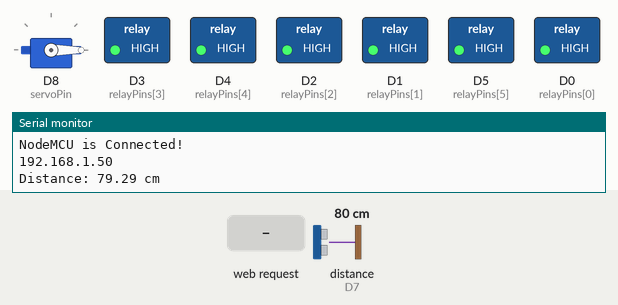
This sketch was run on a simulated ESP8266 (NodeMCU). Parts: servo, switched loads named in the sketch (green lamp = pin HIGH), the last lines printed to the serial monitor. Wiring (inferred from the names in the program): ultrasonic range finder: trigger D6; echo D7. The test bench sets the inputs (shaded band); at power-on: distance to the obstacle (sensor on D7) 80 cm. The echo pulse lasts 58.3 µs per cm; WiFi joins after 1.5 s; servers stay silent unless stated; pins used as bus, display or sensor lines are not drawn.

Above: at 3.2 s.
3.3 s: HTTP request GET /switch_on_the_living_room_light received
At 5.2 s:
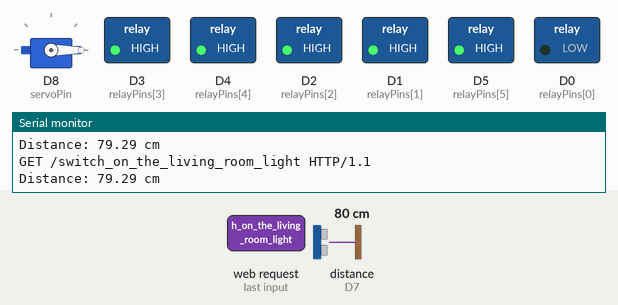
5.5 s: distance to the obstacle (sensor on D7) set to 17 cm
7.2 s: distance to the obstacle (sensor on D7) set to 14 cm
At 8.9 s:
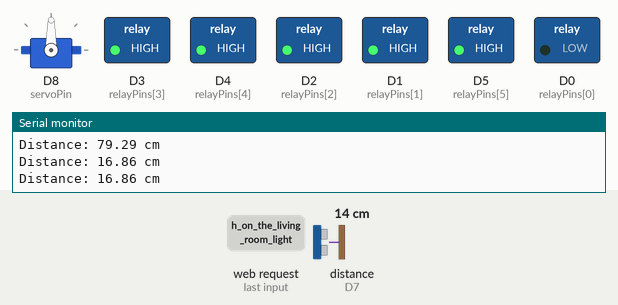
9.5 s: HTTP request GET /switch_off_the_living_room_light received
At 10.6 s:
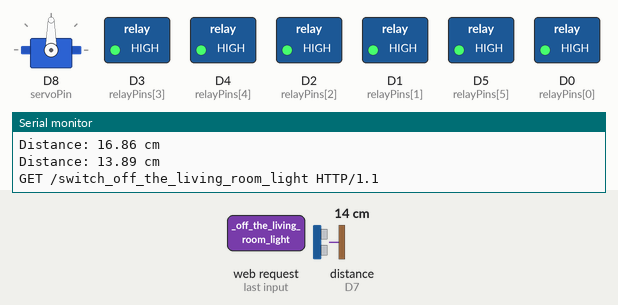
11.5 s: HTTP request GET /switch_on_the_living_room_fan received
At 13.2 s:
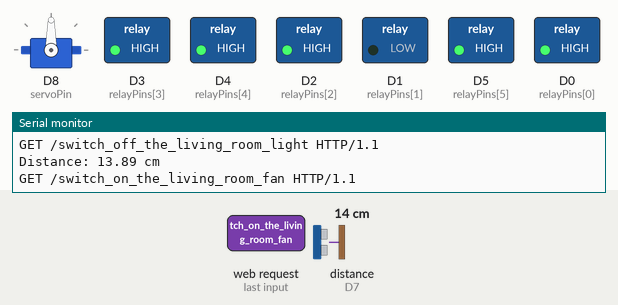
13.5 s: HTTP request GET /switch_on_the_bedroom_light received
At 15.1 s:
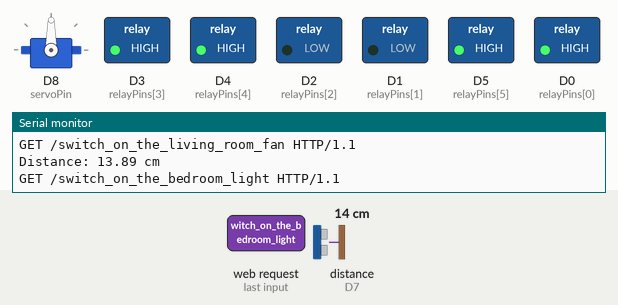
Timing chart, 0 to 16.5 s (numbered marks = the images above; inputs shaded):
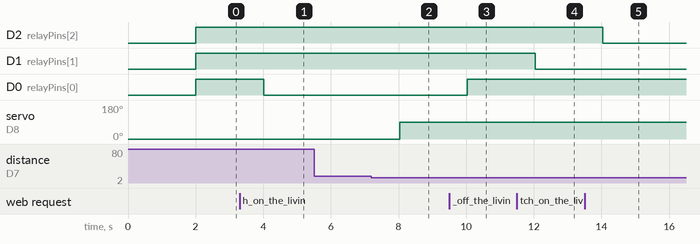

The sketch:

merged.ino
```cpp
#include <ESP8266WiFi.h>
#include <Servo.h>
WiFiClient client;
WiFiServer server(80);
Servo myservo;
const int relayPins[] = {D0, D1, D2, D3, D4, D5};
int trigPin = D6;
int echoPin = D7;
int servoPin = D8;
void setup()
{
  Serial.begin(9600);
  WiFi.begin("Radha rani ki jai" , "Rachit1234");
  while(WiFi.status() != WL_CONNECTED)
  {
    Serial.print(".........");
    delay(2000);
  }
  Serial.println();
  Serial.println("NodeMCU is Connected!");
  Serial.println(WiFi.localIP());
  server.begin();
  for (int i = 0; i < 6; i++)
  {
    pinMode(relayPins[i], OUTPUT);
    digitalWrite(relayPins[i], HIGH);
  }
  pinMode(trigPin, OUTPUT);
  pinMode(echoPin, INPUT);
  myservo.attach(servoPin);
  myservo.write(0);
}
void loop()
{
  client = server.available();
  if (client == 1)
  {
    String request = client.readStringUntil('\n');
    Serial.println(request);
    request.trim();
    if(request == "GET /switch_on_the_living_room_light HTTP/1.1")
    {
      digitalWrite(relayPins[0], LOW);
    }
    if(request == "GET /switch_off_the_living_room_light HTTP/1.1")
    {
      digitalWrite(relayPins[0], HIGH);
    }
    if(request == "GET /switch_on_the_living_room_fan HTTP/1.1")
    {
      digitalWrite(relayPins[1], LOW);
    }
    if(request == "GET /switch_off_the_living_room_fan HTTP/1.1")
    {
      digitalWrite(relayPins[1], HIGH);
    }
    if(request == "GET /switch_on_the_bedroom_light HTTP/1.1")
    {
      digitalWrite(relayPins[2], LOW);
    }
    if(request == "GET /switch_off_the_bedroom_light HTTP/1.1")
    {
      digitalWrite(relayPins[2], HIGH);
    }
    if(request == "GET /switch_on_the_bedroom_fan HTTP/1.1")
    {
      digitalWrite(relayPins[3], LOW);
    }
    if(request == "GET /switch_off_the_bedroom_fan HTTP/1.1")
    {
      digitalWrite(relayPins[3], HIGH);
    }
    if(request == "GET /switch_on_the_kitchen_light HTTP/1.1")
    {
      digitalWrite(relayPins[4], LOW);
    }
    if(request == "GET /switch_off_the_kitchen_light HTTP/1.1")
    {
      digitalWrite(relayPins[4], HIGH);
    }
    if(request == "GET /switch_on_the_bathroom_light HTTP/1.1")
    {
      digitalWrite(relayPins[5], LOW);
    }
    if(request == "GET /switch_off_the_bathroom_light HTTP/1.1")
    {
      digitalWrite(relayPins[5], HIGH);
    }
  }
  digitalWrite(trigPin, LOW);
  delayMicroseconds(2);
  digitalWrite(trigPin, HIGH);
  delayMicroseconds(10);
  digitalWrite(trigPin, LOW);
  long duration = pulseIn(echoPin, HIGH);
  float distance = duration * 0.034 / 2;
  if (distance<15)
  {
    myservo.write(90);
    delay(2000);
  }
  else
  {
    myservo.write(0);
    delay(1000);
  }
  Serial.print("Distance: ");
  Serial.print(distance);
  Serial.println(" cm");
  client.println("HTTP/1.1 200 OK");
  client.println("Content-Type: text/html");
  client.println("");
  client.println("<!DOCTYPE html>");
  client.println("<html>");
  client.println("    <head>");
  client.println("        <link rel='preconnect' href='https://fonts.googleapis.com'>");
  client.println("        <link rel='preconnect' href='https://fonts.gstatic.com' crossorigin>");
  client.println("        <link href='https://fonts.googleapis.com/css2?family=Poppins:wght@500&display=swap' rel='stylesheet'>");
  client.println("        <style>");
  client.println("            body{margin: 0;padding: 0;font-family: 'Poppins', sans-serif;background-color: rgb(14, 16, 79);}");
  client.println("            header{background-color: rgb(0, 0, 0);color: white;text-align: center;padding: 20px;}");
  client.println("            #iotButton{background-color: transparent;color: white;border: none;cursor: pointer;font-size: 16px;}");
  client.println("            #dropdownMenu{display: none;position: absolute;background-color: black;min-width: 160px;box-shadow: 0 8px 16px rgba(0, 0, 0, 0.2);z-index: 1;}");
  client.println("            #dropdownMenu a {color: white;padding: 12px 16px;text-decoration: none;display: block;}");
  client.println("            #dropdownMenu a:hover {background-color: #555;}");
  client.println("            #imageSection {width: 100%;height: 50vh;overflow: hidden;}");
  client.println("            #imageSection img {width: 100%;height: 100%;object-fit: cover;}");
  client.println("            #mainContent {width: 50%;margin: 0 auto;padding: 20px;}");
  client.println("            .toggle-container {display: flex;align-items: center;}");
  client.println("            .toggle-label h1 {margin-right: 20px;color: rgb(0, 255, 174);}");
  client.println("            .toggle-switch {position: relative;display: inline-block;width: 60px;height: 30px;}");
  client.println("            .toggle-slider {position: absolute;cursor: pointer;top: 0;left: 0;right: 0;bottom: 0;background-color: #ccc;border-radius: 30px;transition: .4s;}");
  client.println("            .toggle-slider:before {position: absolute;content: '';height: 26px;width: 26px;left: 2px;bottom: 2px;background-color: white;border-radius: 50%;transition: .4s;}");
  client.println("            .toggle-input {display: none;}");
  client.println("            .toggle-input:checked+.toggle-slider {background-color: #2196F3;}");
  client.println("            .toggle-input:checked+.toggle-slider:before {transform: translateX(30px);}");
  client.println("            .option-button {margin-bottom: 10px;padding: 12px 20px;font-size: 18px;border-radius: 15px;}");
  client.println("            #statusMessage {margin-top: 20px;font-size: 18px;text-align: center;}");
  client.println("            #statusMessage.on {color: blue;}");
  client.println("            #statusMessage.off {color: red;}");
  client.println("            #textMessage {position: absolute;bottom: 20px;right: 20px;font-size: 24px;color: rgb(83, 242, 242);}");
  client.println("            #initialMessage {position: absolute;bottom: -30px;right: 14px;font-size: 38px;color: rgb(0, 255, 174);animation: fadeIn 2s;padding-bottom: 220px;}");
  client.println("            #ledStatus, #fanStatus {margin-top: 10px;font-size: 16px;color: white;}");
  client.println("            @keyframes fadeIn {from {opacity: 0;}to {opacity: 1;}}");
  client.println("        </style>");
  client.println("    </head>");
  client.println("    <body>");
  client.println("        <header>");
  client.println("            <div><h2>Sri Radhe Shyam</h2></div>");
  client.println("            <div><h3>Welcome to Sri Ji's Smart Home</h3></div>");
  client.println("            <button id='iotButton' onclick='toggleDropdown()'>Control Panel For Different Rooms</button>");
  client.println("            <div id='dropdownMenu'>");
  client.println("                <a href='#' onclick='showLivingRoomOptions()'>Living Room</a>");
  client.println("                <a href='#' onclick='showKitchenOptions()'>Kitchen</a>");
  client.println("                <a href='#' onclick='showBathRoomOptions()'>Bed Room</a>");
  client.println("                <a href='#' onclick='showBedRoomOptions()'>Bath Room</a>");
  client.println("            </div>");
  client.println("        </header>");
  client.println("        <div id='imageSection'><img src='https://www.checkboxtechnology.com/wp-content/uploads/2020/09/1_WtdyFZNDahpaoaxMGSCXIw.jpeg' alt='IOT Image'></div>");
  client.println("        <div id='mainContent'>");
  client.println("            <div id='livingRoomOptions' style='display: none;'>");
  client.println("                <img src='https://th.bing.com/th/id/OIP.4hy_hgjhkHUpHrYnki2cOgAAAA?rs=1&pid=ImgDetMain' alt='Living Room Image'>");
  client.println("                <div class='toggle-container'>");
  client.println("                    <span class='toggle-label'><h1>Living Room Light :-</h1></span>");
  client.println("                    <a href=\'/switch_on_the_living_room_light\'\'><button class='option-button' onclick='updateStatus('Living Room Light', true)'>ON</button></a>");
  client.println("                    <a href=\'/switch_off_the_living_room_light\'\'><button class='option-button' onclick='updateStatus('Living Room Light', false)'>OFF</button></a>");
  client.println("                </div>");
  client.println("            <div class='toggle-container'>");
  client.println("                <span class='toggle-label'><h1>Living Room Fan :-</h1></span>");
  client.println("                <a href=\'/switch_on_the_living_room_fan\'\'><button class='option-button' onclick='updateStatus('Living Room Fan', true)'>ON</button></a>");
  client.println("                <a href=\'/switch_off_the_living_room_fan\'\'><button class='option-button' onclick='updateStatus('Living Room Fan', false)'>OFF</button></a>");
  client.println("            </div>");
  client.println("        </div>");
  client.println("        <div id='kitchenOptions' style='display: none;'>");
  client.println("            <img src='https://img.freepik.com/free-photo/3d-rendering-white-minimal-kitchen-with-wood-decoration_105762-2218.jpg?size=626&ext=jpg&ga=GA1.1.1412446893.1705190400&semt=ais' width='500' height='300' alt='Kitchen Image'>");
  client.println("            <div class='toggle-container'>");
  client.println("                <span class='toggle-label'><h1>Kitchen Light :-</h1></span>");
  client.println("                <a href=\'/switch_on_the_kitchen_light\'\'><button class='option-button' onclick='updateStatus('Kitchen Light', true)'>ON</button></a>");
  client.println("                <a href=\'/switch_off_the_kitchen_light\'\'><button class='option-button' onclick='updateStatus('Kitchen Light', false)'>OFF</button></a>");
  client.println("            </div>");
  client.println("        </div>");
  client.println("        <div id='bathRoomOptions' style='display: none;'>");
  client.println("            <img src='https://hips.hearstapps.com/hmg-prod/images/bedroom-ideas-rupp-studiodmitchell-ruppstudio-parkave-06a-1675097820.jpg' width='500' height='300' alt='Bedroom Image'>");
  client.println("            <div class='toggle-container'>");
  client.println("                <span class='toggle-label'><h1>Bedroom Light :-</h1></span>");
  client.println("                <a href=\'/switch_on_the_bedroom_light\'\'><button class='option-button' onclick='updateStatus('Bedroom Light', true)'>ON</button></a>");
  client.println("                <a href=\'/switch_off_the_bedroom_light\'\'><button class='option-button' onclick='updateStatus('Bedroom Light', false)'>OFF</button></a>");
  client.println("            </div>");
  client.println("            <div class='toggle-container'>");
  client.println("                <span class='toggle-label'><h1>Bedroom Fan :-</h1></span>");
  client.println("                <a href=\'/switch_on_the_bedroom_fan\'\'><button class='option-button' onclick='updateStatus('Bedroom Fan', true)'>ON</button></a>");
  client.println("                <a href=\'/switch_off_the_bedroom_fan\'\'><button class='option-button' onclick='updateStatus('Bedroom Fan', false)'>OFF</button></a>");
  client.println("            </div>");
  client.println("        </div>");
  client.println("        <div id='bedRoomOptions' style='display: none;'>");
  client.println("            <img src='https://images.unsplash.com/photo-1584622650111-993a426fbf0a?q=80&w=1000&auto=format&fit=crop&ixlib=rb-4.0.3&ixid=M3wxMjA3fDB8MHxzZWFyY2h8Mnx8YmF0aHJvb218ZW58MHx8MHx8fDA%3D' width='500' height='300' alt='Bathroom Image'>");
  client.println("            <div class='toggle-container'>");
  client.println("                <span class='toggle-label'><h1>Bathroom Light :-</h1></span>");
  client.println("                <a href=\'/switch_on_the_bathroom_light\'\'><button class='option-button' onclick='updateStatus('Bathroom Light', true)'>ON</button></a>");
  client.println("                <a href=\'/switch_off_the_bathroom_light\'\'><button class='option-button' onclick='updateStatus('Bathroom Light', false)'>OFF</button></a>");
  client.println("            </div>");
  client.println("        </div>");
  client.println("        <div id='statusMessage'></div>");
  client.println("        <div id='ledStatus'></div>");
  client.println("        <div id='fanStatus'></div>");
  client.println("        <div id='initialMessage'>Getting A Smart Home is Like Getting <br>A Smart Phone... Life Just Gets So Much Easier.</div>");
  client.println("    </div>");
  client.println("    <script src='https://unpkg.com/typed.js@2.1.0/dist/typed.umd.js'></script>");
  client.println("    <script>var typed = new Typed('#element', {strings: ['A project to make your life Modern,', 'Comfortable,', 'and Amazing...'],typeSpeed: 50,});</script>");
  client.println("    <script>");
  client.println("        function toggleDropdown() {");
  client.println("            var dropdownMenu = document.getElementById('dropdownMenu');");
  client.println("            var statusMessage = document.getElementById('statusMessage');");
  client.println("            var isDisplayed = dropdownMenu.style.display === 'block';");
  client.println("            hideAllOptions();");
  client.println("            dropdownMenu.style.display = isDisplayed ? 'none' : 'block';");
  client.println("            statusMessage.textContent = '';");
  client.println("            var textMessage = document.createElement('div');");
  client.println("            textMessage.id = 'textMessage';");
  client.println("            textMessage.innerHTML = 'Hello My Friend, this is the SmartHome Automation Prototype which helps you control devices.'");
  client.println("            document.body.appendChild(textMessage);}");
  client.println("        function showLivingRoomOptions() {hideAllOptions();document.getElementById('livingRoomOptions').style.display = 'block';}");
  client.println("        function showKitchenOptions() {hideAllOptions();document.getElementById('kitchenOptions').style.display = 'block';}");
  client.println("        function showBathRoomOptions() {hideAllOptions();document.getElementById('bathRoomOptions').style.display = 'block';}");
  client.println("        function showBedRoomOptions() {hideAllOptions();document.getElementById('bedRoomOptions').style.display = 'block';}");
  client.println("        function showLedOptions() {hideAllOptions();document.getElementById('ledOptions').style.display = 'block';}");
  client.println("        function showFanOptions() {hideAllOptions();document.getElementById('fanOptions').style.display = 'block';}");
  client.println("        function hideAllOptions() {");
  client.println("            var options = document.querySelectorAll('#livingRoomOptions, #kitchenOptions, #bathRoomOptions,#bedRoomOptions, #ledOptions, #fanOptions');");
  client.println("            options.forEach(function (option) {option.style.display = 'none';});");
  client.println("            var textMessage = document.getElementById('textMessage');");
  client.println("            if (textMessage) {textMessage.remove();}}");
  client.println("        function updateStatus(device, isOn) {");
  client.println("            var statusMessage = document.getElementById('statusMessage');");
  client.println("            statusMessage.textContent = 'Your ' + device + ' is ' + (isOn ? 'ON' : 'OFF');");
  client.println("            statusMessage.className = isOn ? 'on' : 'off';");
  client.println("            if (device === 'Living Room Light'){");
  client.println("                var ledStatus = document.getElementById('ledStatus');");
  client.println("                ledStatus.textContent = 'Light Status :- ' + (isOn ? 'ON' : 'OFF');}");
  client.println("            if (device === 'Living Room Fan'){");
  client.println("                var fanStatus = document.getElementById('fanStatus');");
  client.println("                fanStatus.textContent = 'Fan Status :- ' + (isOn ? 'ON' : 'OFF');}");
  client.println("            if (device === 'Bedroom Light'){");
  client.println("                var ledStatus = document.getElementById('ledStatus');");
  client.println("                ledStatus.textContent = 'Light Status :- ' + (isOn ? 'ON' : 'OFF');}");
  client.println("            if (device === 'Bedroom Fan'){");
  client.println("                var fanStatus = document.getElementById('fanStatus');");
  client.println("                fanStatus.textContent = 'Fan Status :- ' + (isOn ? 'ON' : 'OFF');}");
  client.println("            if (device === 'Kitchen Light'){");
  client.println("                var ledStatus = document.getElementById('ledStatus');");
  client.println("                ledStatus.textContent = 'Light Status :- ' + (isOn ? 'ON' : 'OFF');}");
  client.println("            if (device === 'Bathroom Light'){");
  client.println("                var ledStatus = document.getElementById('ledStatus');");
  client.println("                ledStatus.textContent = 'Light Status :- ' + (isOn ? 'ON' : 'OFF');}}");
  client.println("    </script>");
  client.println("    </body>");
  client.println("</html>");
}
```

Measured:
- the behaviour switches between 16 and 15 cm on distance to the obstacle (sensor on D7) (found by bisection; images 1 and 2)
- after the input at 3.3 s, D0 (relayPins[0]): HIGH → LOW after 0.72 s
- after the input at 7.2 s, servo on D8 (servoPin): 0° → 90° after 0.83 s
- after the input at 9.5 s, D0 (relayPins[0]): LOW → HIGH after 0.54 s
- after the input at 11.5 s, D1 (relayPins[1]): HIGH → LOW after 0.54 s
- after the input at 13.5 s, D2 (relayPins[2]): HIGH → LOW after 0.54 s
